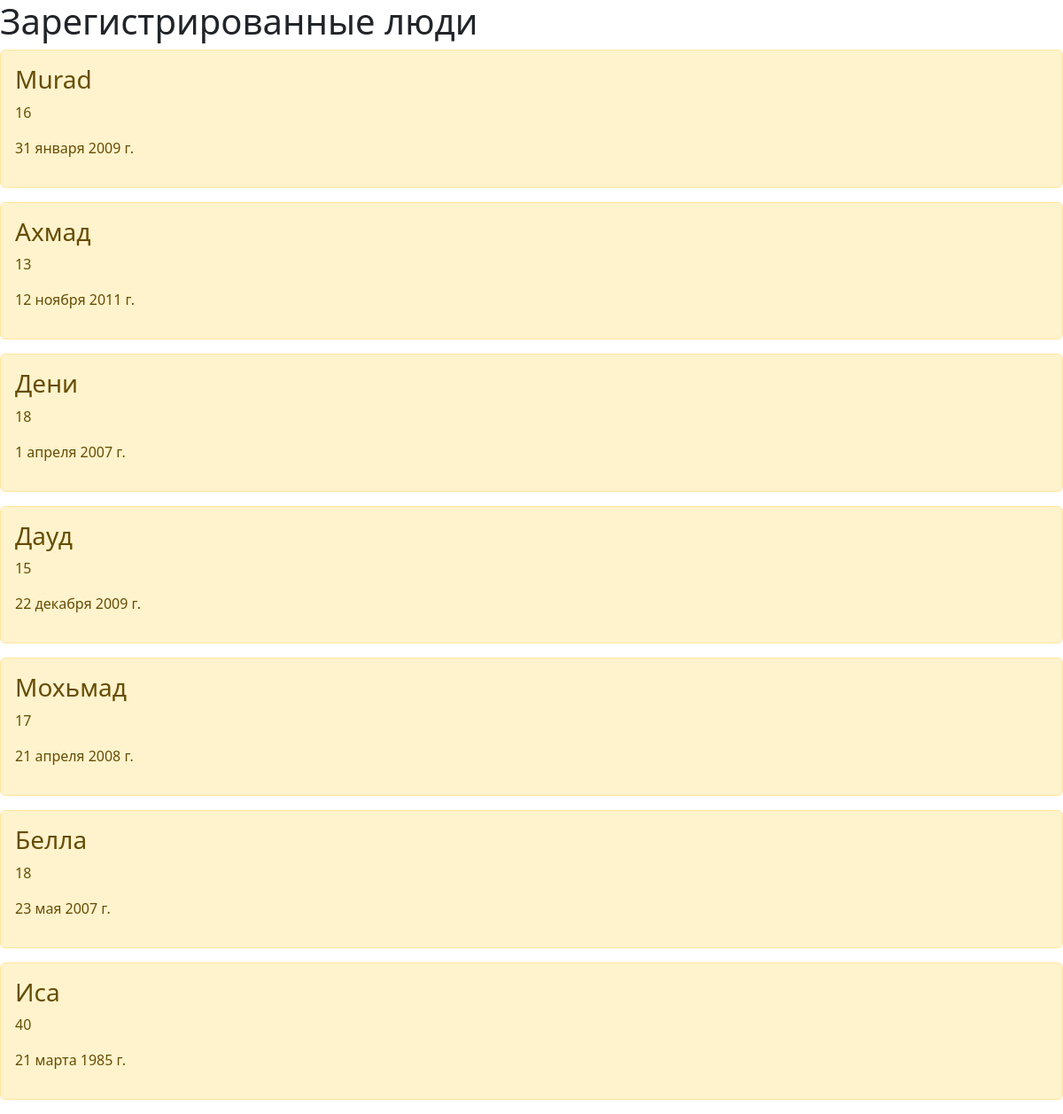
The page / on the database its author committed.
### info/models.py (models this page shows, shortened)
class Person(models.Model):
    name = models.CharField('Имя ', max_length=50)
    age = models.IntegerField('Возраст ',)
    date = models.DateField('Дата рождения ')
    class Meta:
        verbose_name = 'Информация'
        verbose_name_plural = 'Информации'

### info/views.py (the view)
# urls.py: path('', views.index, name='home'),
def index(request):
    error = ''
    pers = Person.objects.all()
    return render(request, 'info/index.html', {'pers': pers})

### info/templates/info/index.html (shortened to what this page needs)
{% extends 'info/layout.html' %}
{% block content %}
    <h1>Зарегистрированные люди</h1>
    {% if pers %}
        {% for per in pers %}
            <div class="alert alert-warning">
                <h3>{{ per.name }}</h3>
                <p>{{ per.age }}</p>
                <p>{{ per.date }}</p>
            </div>
        {% endfor %}
    {% else %}
        <h4>{{ error }}</h4>
    {% endif %}
{% endblock %}

### info/templates/info/layout.html (shortened to what this page needs)
<!DOCTYPE html>
<html lang="en">
<head>
    <link rel="stylesheet" href="https://cdn.jsdelivr.net/npm/bootstrap@5.3.3/dist/css/bootstrap.min.css">
</head>
<body>
{% block content %}
{% endblock %}
</body>
</html>

### rows shown on the page
Person: name "Murad", age "16", date "31 января 2009 г."
Person: name "Ахмад", age "13", date "12 ноября 2011 г."
Person: name "Дени", age "18", date "1 апреля 2007 г."
Person: name "Дауд", age "15", date "22 декабря 2009 г."
Person: name "Мохьмад", age "17", date "21 апреля 2008 г."
Person: name "Белла", age "18", date "23 мая 2007 г."
Person: name "Иса", age "40", date "21 марта 1985 г."
